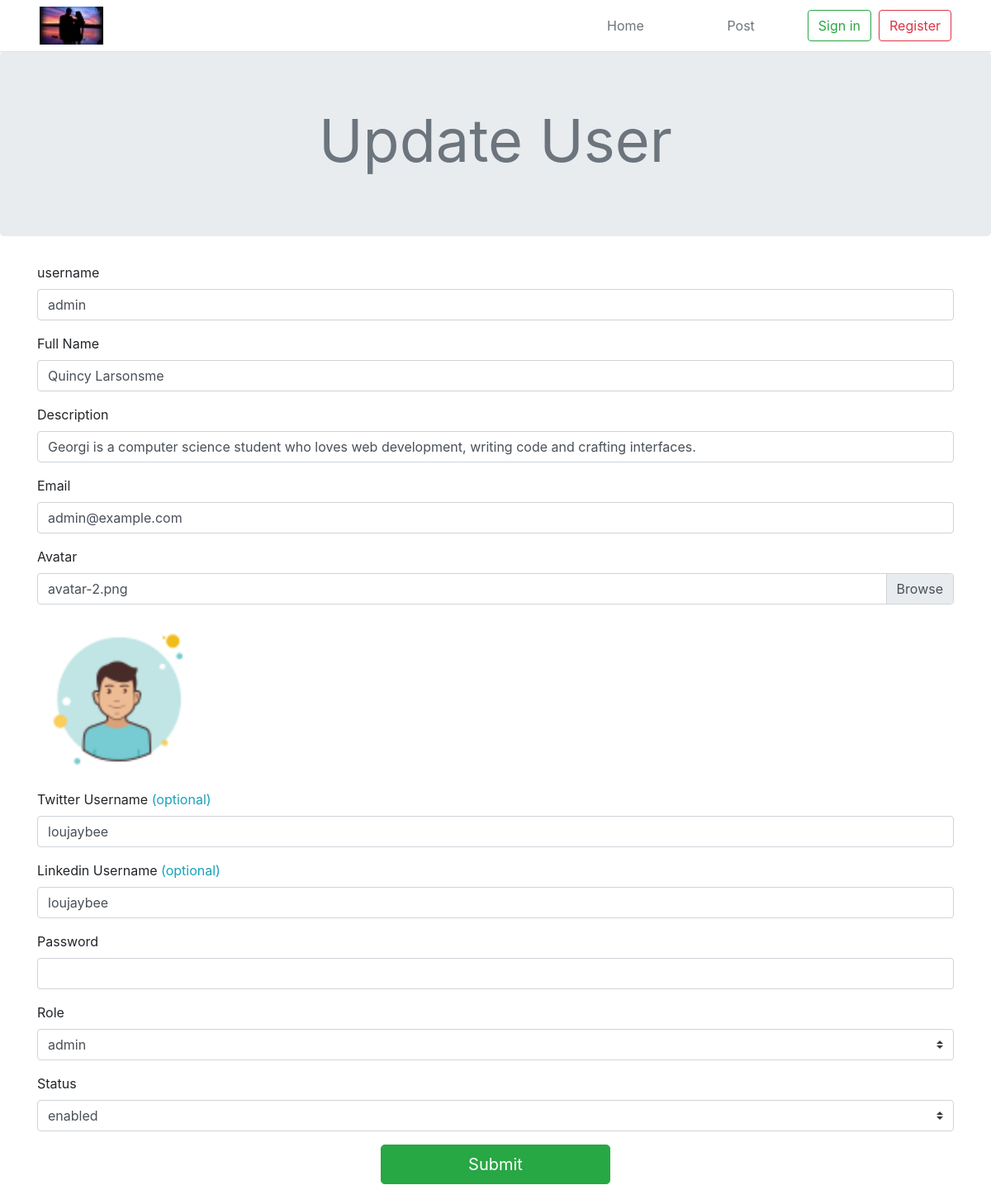
Before: /update_user.php?id=1 with the older database file.
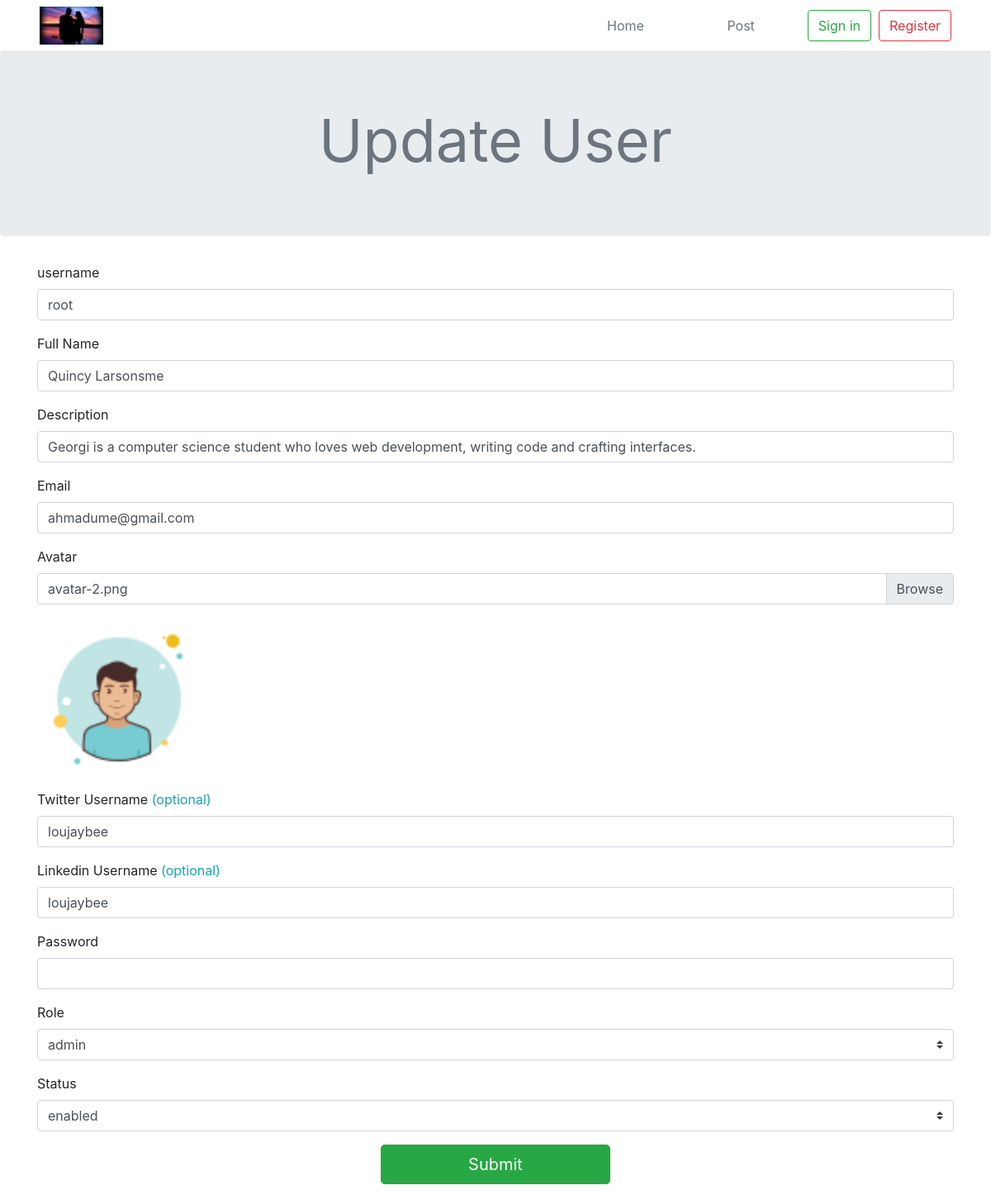
After: the same page with the newer database file.
### tables this page shows
CREATE TABLE `author` (
  `author_id` int(11) NOT NULL,
  `author_fullname` varchar(100) NOT NULL,
  `author_desc` varchar(255) NOT NULL DEFAULT 'Lorem ipsum dolor sit amet consectetur adipisicing elit. Nihil voluptatibus in ullam eum corrupti reiciendis.',
  `author_email` varchar(100) NOT NULL,
  `author_twitter` varchar(100) NOT NULL DEFAULT 'loujaybee',
  `author_github` varchar(100) NOT NULL DEFAULT 'loujaybee',
  `author_link` varchar(100) NOT NULL DEFAULT 'loujaybee',
  `author_avatar` varchar(255) NOT NULL,
  `user_id` int(11) DEFAULT NULL
);

CREATE TABLE `users` (
  `userid` int(7) NOT NULL,
  `username` varchar(30) NOT NULL,
  `password` text NOT NULL,
  `email` text NOT NULL,
  `location` text,
  `created_time` timestamp NOT NULL DEFAULT CURRENT_TIMESTAMP ON UPDATE CURRENT_TIMESTAMP,
  `status` varchar(10) DEFAULT 'enabled',
  `role` varchar(20) DEFAULT 'user',
  `code` varchar(10) DEFAULT NULL,
  `profile_newsfeed` text
);

### update_user.php (the view, shortened to what this page needs)
<?php include "assest/head.php"; ?>
<?php
$author_id = $_GET["id"];
$stmt = $conn->prepare("SELECT * FROM author,users WHERE users.userid = author.user_id AND user_id = ?");
$stmt->execute([$author_id]);
$author = $stmt->fetch();
?>
</head>
<body>
    <?php include "assest/header.php" ?>
    <main role="main" class="main">
        <div class="jumbotron text-center">
            <h1 class="display-3 font-weight-normal text-muted">Update User</h1>
        </div>
        <div class="container">
            <div class="row">
                <div class="col-lg-12 mb-4">
                    <form action="assest/update.php?type=author&id=<?= $author_id ?>&img=<?= $author["author_avatar"] ?>" method="POST" enctype="multipart/form-data">
                    <div class="form-group">
                            <label for="authName">username</label>
                            <input type="text" class="form-control" name="username" id="username" value="<?= $author['username'] ?>">
                        </div>
                        <div class="form-group">
                            <label for="authName">Full Name</label>
                            <input type="text" class="form-control" name="authName" id="authName" value="<?= $author['author_fullname'] ?>">
                        </div>
                        <div class="form-group">
                            <label for="authDesc">Description</label>
                            <input type="text" class="form-control" name="authDesc" id="authDesc" value="<?= $author['author_desc'] ?>">
                        </div>
                        <div class="form-group">
                            <label for="authEmail">Email</label>
                            <input type="text" class="form-control" name="authEmail" id="authEmail" value="<?= $author['author_email'] ?>">
                        </div>
                        <div class="form-group">
                            <label for="authImage">Avatar</label>
                            <div class="custom-file">
                                <label class="custom-file-label" for="authImage"> <?= $author['author_avatar'] ?> </label>
                            </div>
                        </div>
                        <div class="my-2" style="width: 200px;">
                            <img class="w-100 h-auto" src="img/avatar/<?= $author['author_avatar'] ?>" alt="">
                        </div>
                        <div class="form-group">
                            <label for="authTwitter">Twitter Username <span class="text-info">(optional)</span></label>
                            <input type="text" class="form-control" name="authTwitter" id="authTwitter" value="<?= $author['author_twitter'] ?>">
                        </div>
                        <div class="form-group">
                            <label for="authLinkedin">Linkedin Username <span class="text-info">(optional)</span></label>
                            <input type="text" class="form-control" name="authLinkedin" id="authLinkedin" value="<?= $author['author_link'] ?>">
                        </div>
                        <div class="form-group">
                            <label for="arCategory">Password</label>
                            <input type="text" class="form-control" name="password" id="password">
                        </div>
                        <div class="form-group">
                            <label for="arCategory">Role</label>
                            <select class="custom-select" name="role" id="role">
                            <option value="<?= $author['role'] ?>"><?= $author['role'] ?></option>
                            </select>
                        </div>
                        <div class="form-group">
                            <label for="arCategory">Status</label>
                            <select class="custom-select" name="status" id="status">
                            <option value="<?= $author['status'] ?>"><?= $author['status'] ?></option>
                            </select>
                        </div>
                        <div class="text-center">
                            <button type="submit" name="update" class="btn btn-success btn-lg w-25">Submit</button>
                        </div>
                    </form>
                </div>
            </div>
        </div>
    </main>
</body>
</html>

Changed rows visible on the page:
changed author "avatar-2.png": username "admin" → "root"; authEmail "admin@example.com" → "ahmadume@gmail.com"
